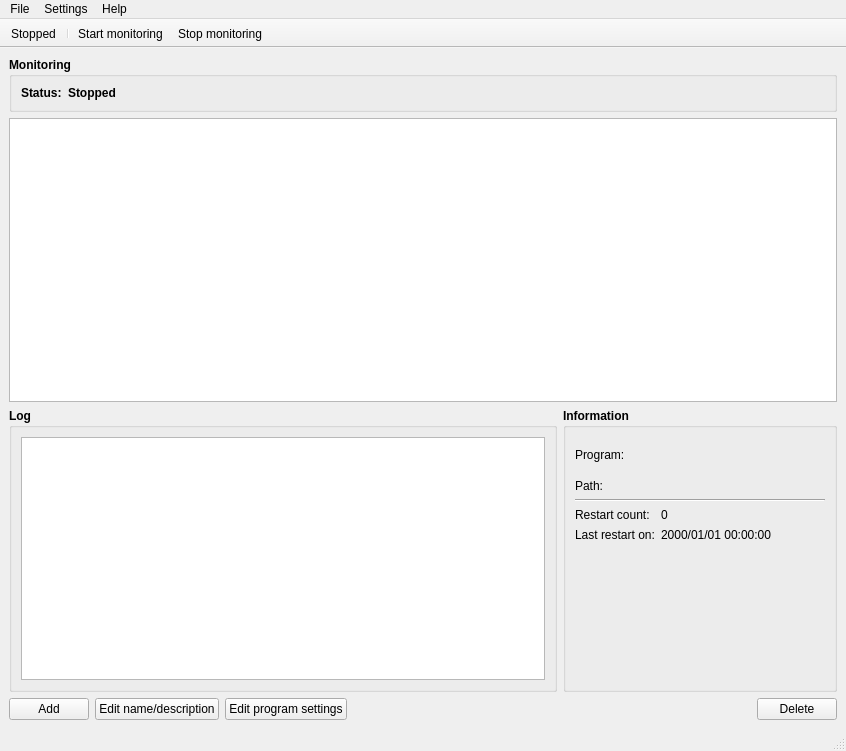
<?xml version="1.0" encoding="UTF-8"?>
<ui version="4.0">
 <class>MainWindow</class>
 <widget class="QMainWindow" name="MainWindow">
  <property name="geometry">
   <rect>
    <x>0</x>
    <y>0</y>
    <width>846</width>
    <height>751</height>
   </rect>
  </property>
  <property name="windowTitle">
   <string>ForeverUp</string>
  </property>
  <property name="windowIcon">
   <iconset resource="resources/resources.qrc">
    <normaloff>:/icon/FUP_icon_white.png</normaloff>:/icon/FUP_icon_white.png</iconset>
  </property>
  <widget class="QWidget" name="centralwidget">
   <layout class="QVBoxLayout" name="verticalLayout">
    <item>
     <widget class="QGroupBox" name="grpStatus">
      <property name="font">
       <font>
        <weight>75</weight>
        <bold>true</bold>
       </font>
      </property>
      <property name="title">
       <string>Monitoring</string>
      </property>
      <layout class="QFormLayout" name="formLayout">
       <item row="0" column="0">
        <widget class="QLabel" name="label">
         <property name="text">
          <string>Status:</string>
         </property>
        </widget>
       </item>
       <item row="0" column="1">
        <widget class="QLabel" name="txtServiceStatus">
         <property name="text">
          <string>Stopped</string>
         </property>
         <property name="alignment">
          <set>Qt::AlignLeading|Qt::AlignLeft|Qt::AlignVCenter</set>
         </property>
        </widget>
       </item>
      </layout>
     </widget>
    </item>
    <item>
     <widget class="QTableView" name="tblProgramList">
      <property name="contextMenuPolicy">
       <enum>Qt::CustomContextMenu</enum>
      </property>
      <property name="editTriggers">
       <set>QAbstractItemView::NoEditTriggers</set>
      </property>
      <property name="alternatingRowColors">
       <bool>true</bool>
      </property>
      <property name="selectionMode">
       <enum>QAbstractItemView::SingleSelection</enum>
      </property>
      <property name="selectionBehavior">
       <enum>QAbstractItemView::SelectRows</enum>
      </property>
      <property name="sortingEnabled">
       <bool>true</bool>
      </property>
      <property name="cornerButtonEnabled">
       <bool>false</bool>
      </property>
      <attribute name="horizontalHeaderStretchLastSection">
       <bool>true</bool>
      </attribute>
      <attribute name="verticalHeaderVisible">
       <bool>false</bool>
      </attribute>
     </widget>
    </item>
    <item>
     <layout class="QHBoxLayout" name="horizontalLayout">
      <property name="topMargin">
       <number>0</number>
      </property>
      <item>
       <widget class="QGroupBox" name="grpLog">
        <property name="sizePolicy">
         <sizepolicy hsizetype="Preferred" vsizetype="Preferred">
          <horstretch>2</horstretch>
          <verstretch>0</verstretch>
         </sizepolicy>
        </property>
        <property name="font">
         <font>
          <weight>75</weight>
          <bold>true</bold>
         </font>
        </property>
        <property name="title">
         <string>Log</string>
        </property>
        <layout class="QVBoxLayout" name="verticalLayout_2">
         <item>
          <widget class="QPlainTextEdit" name="txtLog">
           <property name="font">
            <font>
             <weight>50</weight>
             <bold>false</bold>
            </font>
           </property>
           <property name="tabChangesFocus">
            <bool>true</bool>
           </property>
           <property name="readOnly">
            <bool>true</bool>
           </property>
          </widget>
         </item>
        </layout>
       </widget>
      </item>
      <item>
       <widget class="QGroupBox" name="grpInfo">
        <property name="sizePolicy">
         <sizepolicy hsizetype="Preferred" vsizetype="Preferred">
          <horstretch>1</horstretch>
          <verstretch>0</verstretch>
         </sizepolicy>
        </property>
        <property name="font">
         <font>
          <weight>75</weight>
          <bold>true</bold>
         </font>
        </property>
        <property name="title">
         <string>Information</string>
        </property>
        <layout class="QFormLayout" name="formLayout_2">
         <item row="0" column="0" colspan="2">
          <layout class="QFormLayout" name="formLayout_3">
           <property name="labelAlignment">
            <set>Qt::AlignLeading|Qt::AlignLeft|Qt::AlignVCenter</set>
           </property>
           <item row="0" column="0">
            <widget class="QLabel" name="label_5">
             <property name="minimumSize">
              <size>
               <width>0</width>
               <height>30</height>
              </size>
             </property>
             <property name="font">
              <font>
               <weight>50</weight>
               <bold>false</bold>
              </font>
             </property>
             <property name="text">
              <string>Program:</string>
             </property>
            </widget>
           </item>
           <item row="0" column="1">
            <layout class="QHBoxLayout" name="horizontalLayout_2">
             <property name="bottomMargin">
              <number>0</number>
             </property>
             <item>
              <widget class="QLabel" name="txtProgramIcon">
               <property name="sizePolicy">
                <sizepolicy hsizetype="Fixed" vsizetype="Fixed">
                 <horstretch>0</horstretch>
                 <verstretch>0</verstretch>
                </sizepolicy>
               </property>
               <property name="minimumSize">
                <size>
                 <width>36</width>
                 <height>36</height>
                </size>
               </property>
               <property name="maximumSize">
                <size>
                 <width>36</width>
                 <height>36</height>
                </size>
               </property>
               <property name="text">
                <string/>
               </property>
               <property name="scaledContents">
                <bool>true</bool>
               </property>
              </widget>
             </item>
             <item>
              <widget class="QLabel" name="txtProgramName">
               <property name="font">
                <font>
                 <weight>50</weight>
                 <bold>false</bold>
                </font>
               </property>
               <property name="text">
                <string/>
               </property>
              </widget>
             </item>
             <item>
              <spacer name="horizontalSpacer_3">
               <property name="orientation">
                <enum>Qt::Horizontal</enum>
               </property>
               <property name="sizeHint" stdset="0">
                <size>
                 <width>40</width>
                 <height>20</height>
                </size>
               </property>
              </spacer>
             </item>
            </layout>
           </item>
           <item row="1" column="0">
            <widget class="QLabel" name="label_2">
             <property name="font">
              <font>
               <weight>50</weight>
               <bold>false</bold>
              </font>
             </property>
             <property name="text">
              <string>Path:</string>
             </property>
            </widget>
           </item>
           <item row="1" column="1">
            <widget class="QLabel" name="txtProgram">
             <property name="font">
              <font>
               <weight>50</weight>
               <bold>false</bold>
              </font>
             </property>
             <property name="text">
              <string/>
             </property>
            </widget>
           </item>
          </layout>
         </item>
         <item row="1" column="0" colspan="2">
          <widget class="Line" name="line">
           <property name="minimumSize">
            <size>
             <width>0</width>
             <height>0</height>
            </size>
           </property>
           <property name="frameShadow">
            <enum>QFrame::Sunken</enum>
           </property>
           <property name="orientation">
            <enum>Qt::Horizontal</enum>
           </property>
          </widget>
         </item>
         <item row="2" column="0">
          <widget class="QLabel" name="label_3">
           <property name="font">
            <font>
             <weight>50</weight>
             <bold>false</bold>
            </font>
           </property>
           <property name="text">
            <string>Restart count:</string>
           </property>
          </widget>
         </item>
         <item row="2" column="1">
          <widget class="QLabel" name="txtRestartCount">
           <property name="font">
            <font>
             <weight>50</weight>
             <bold>false</bold>
            </font>
           </property>
           <property name="text">
            <string>0</string>
           </property>
          </widget>
         </item>
         <item row="3" column="0">
          <widget class="QLabel" name="label_4">
           <property name="font">
            <font>
             <weight>50</weight>
             <bold>false</bold>
            </font>
           </property>
           <property name="text">
            <string>Last restart on:</string>
           </property>
          </widget>
         </item>
         <item row="3" column="1">
          <widget class="QLabel" name="txtLastRestartDateTime">
           <property name="font">
            <font>
             <weight>50</weight>
             <bold>false</bold>
            </font>
           </property>
           <property name="text">
            <string>2000/01/01 00:00:00</string>
           </property>
          </widget>
         </item>
        </layout>
       </widget>
      </item>
     </layout>
    </item>
    <item>
     <layout class="QHBoxLayout" name="horizontalLayout_4">
      <property name="bottomMargin">
       <number>0</number>
      </property>
      <item>
       <widget class="QPushButton" name="cmdAddProgram">
        <property name="text">
         <string>Add</string>
        </property>
       </widget>
      </item>
      <item>
       <widget class="QPushButton" name="cmdEditNameDescription">
        <property name="text">
         <string>Edit name/description</string>
        </property>
       </widget>
      </item>
      <item>
       <widget class="QPushButton" name="cmdEditProgram">
        <property name="text">
         <string>Edit program settings</string>
        </property>
       </widget>
      </item>
      <item>
       <spacer name="horizontalSpacer">
        <property name="orientation">
         <enum>Qt::Horizontal</enum>
        </property>
        <property name="sizeHint" stdset="0">
         <size>
          <width>40</width>
          <height>20</height>
         </size>
        </property>
       </spacer>
      </item>
      <item>
       <widget class="QPushButton" name="cmdDeleteProgram">
        <property name="text">
         <string>Delete</string>
        </property>
       </widget>
      </item>
     </layout>
    </item>
   </layout>
  </widget>
  <widget class="QMenuBar" name="menubar">
   <property name="geometry">
    <rect>
     <x>0</x>
     <y>0</y>
     <width>846</width>
     <height>21</height>
    </rect>
   </property>
   <widget class="QMenu" name="menuFile">
    <property name="title">
     <string>File</string>
    </property>
    <addaction name="actionQuit"/>
   </widget>
   <widget class="QMenu" name="menuSettings">
    <property name="title">
     <string>Settings</string>
    </property>
    <addaction name="actionEnableNotifications"/>
    <addaction name="separator"/>
    <addaction name="actionAdvanced"/>
   </widget>
   <widget class="QMenu" name="menuHelp">
    <property name="title">
     <string>Help</string>
    </property>
    <addaction name="actionAboutForeverUp"/>
   </widget>
   <addaction name="menuFile"/>
   <addaction name="menuSettings"/>
   <addaction name="menuHelp"/>
  </widget>
  <widget class="QStatusBar" name="statusbar"/>
  <widget class="QToolBar" name="toolBar">
   <property name="windowTitle">
    <string>toolBar</string>
   </property>
   <property name="movable">
    <bool>false</bool>
   </property>
   <property name="iconSize">
    <size>
     <width>24</width>
     <height>24</height>
    </size>
   </property>
   <property name="toolButtonStyle">
    <enum>Qt::ToolButtonTextUnderIcon</enum>
   </property>
   <property name="floatable">
    <bool>false</bool>
   </property>
   <attribute name="toolBarArea">
    <enum>TopToolBarArea</enum>
   </attribute>
   <attribute name="toolBarBreak">
    <bool>false</bool>
   </attribute>
   <addaction name="actionMonitoringStatus"/>
   <addaction name="separator"/>
   <addaction name="actionStartMonitoring"/>
   <addaction name="actionStopMonitoring"/>
  </widget>
  <action name="actionStartMonitoring">
   <property name="icon">
    <iconset resource="resources/resources.qrc">
     <normaloff>:/icon/run.png</normaloff>:/icon/run.png</iconset>
   </property>
   <property name="text">
    <string>Start monitoring</string>
   </property>
   <property name="shortcut">
    <string>F5</string>
   </property>
  </action>
  <action name="actionStopMonitoring">
   <property name="icon">
    <iconset resource="resources/resources.qrc">
     <normaloff>:/icon/stop.png</normaloff>:/icon/stop.png</iconset>
   </property>
   <property name="text">
    <string>Stop monitoring</string>
   </property>
   <property name="shortcut">
    <string>Esc</string>
   </property>
  </action>
  <action name="actionQuit">
   <property name="text">
    <string>Exit</string>
   </property>
   <property name="shortcut">
    <string>Ctrl+Q</string>
   </property>
  </action>
  <action name="actionAboutForeverUp">
   <property name="text">
    <string>About ForeverUp...</string>
   </property>
  </action>
  <action name="actionEnableNotifications">
   <property name="checkable">
    <bool>true</bool>
   </property>
   <property name="text">
    <string>Enable notifications</string>
   </property>
  </action>
  <action name="actionMonitoringStatus">
   <property name="enabled">
    <bool>true</bool>
   </property>
   <property name="icon">
    <iconset resource="resources/resources.qrc">
     <normaloff>:/icon/invisible_red.png</normaloff>:/icon/invisible_red.png</iconset>
   </property>
   <property name="text">
    <string>Stopped</string>
   </property>
   <property name="iconText">
    <string>Stopped</string>
   </property>
   <property name="toolTip">
    <string>Monitoring status</string>
   </property>
  </action>
  <action name="actionAdvanced">
   <property name="text">
    <string>Advanced...</string>
   </property>
  </action>
 </widget>
 <resources>
  <include location="resources/resources.qrc"/>
 </resources>
 <connections/>
</ui>
